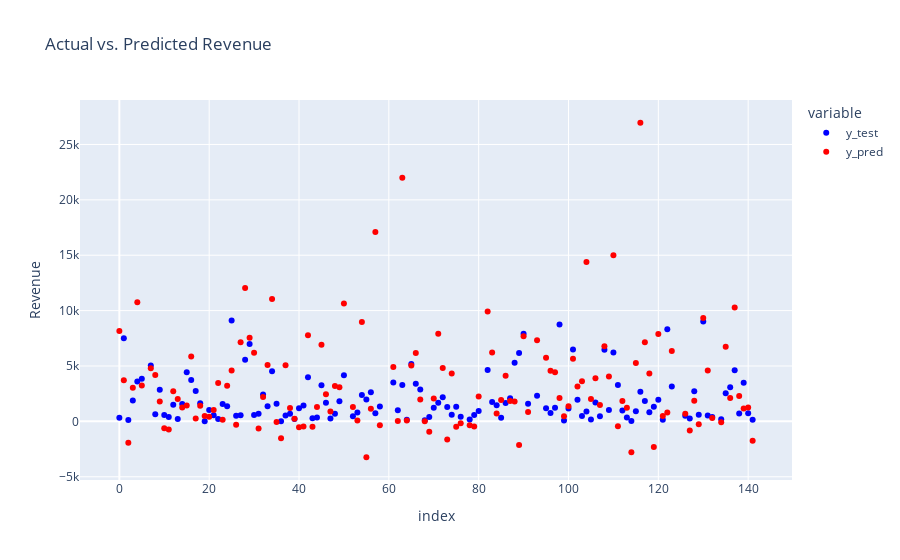

Notebook source saved alongside this figure:
### Markdown cell above
### Evaluation 2

### Code cell
# predict
y_pred = model.predict(X_test)

# prepare a dataframe with actual value and prediction
predictions = pd.DataFrame({'y_test': y_test.array, 'y_pred': y_pred})
predictions = predictions[predictions['y_test'] < 10000]

# plot predictions against the actual value
fig = px.scatter(predictions, x=predictions.index, y=['y_test', 'y_pred'],
                 color_discrete_sequence=['blue', 'red'],
                 labels={'x': 'Index', 'value': 'Revenue'},
                 title='Actual vs. Predicted Revenue')
fig.show()

### Figure 1 — Plotly figure (JSON) as saved in the notebook; plotly's stock layout.template omitted (floating-point values rounded to 4 significant figures; data arrays with more than 128 entries replaced by an {"elided": "..."} marker saying what was removed)
{"data": [{"hovertemplate": "variable=y_test<br>index=%{x}<br>Revenue=%{y}<extra></extra>", "legendgroup": "y_test", "marker": {"color": "blue", "symbol": "circle"}, "mode": "markers", "name": "y_test", "orientation": "v", "showlegend": true, "type": "scatter", "x": {"elided": "131 int values"}, "xaxis": "x", "y": {"elided": "131 float values"}, "yaxis": "y"}, {"hovertemplate": "variable=y_pred<br>index=%{x}<br>Revenue=%{y}<extra></extra>", "legendgroup": "y_pred", "marker": {"color": "red", "symbol": "circle"}, "mode": "markers", "name": "y_pred", "orientation": "v", "showlegend": true, "type": "scatter", "x": {"elided": "131 int values"}, "xaxis": "x", "y": {"elided": "131 float values"}, "yaxis": "y"}], "layout": {"legend": {"title": {"text": "variable"}, "tracegroupgap": 0}, "title": {"text": "Actual vs. Predicted Revenue"}, "xaxis": {"anchor": "y", "domain": [0, 1], "title": {"text": "index"}}, "yaxis": {"anchor": "x", "domain": [0, 1], "title": {"text": "Revenue"}}}}
